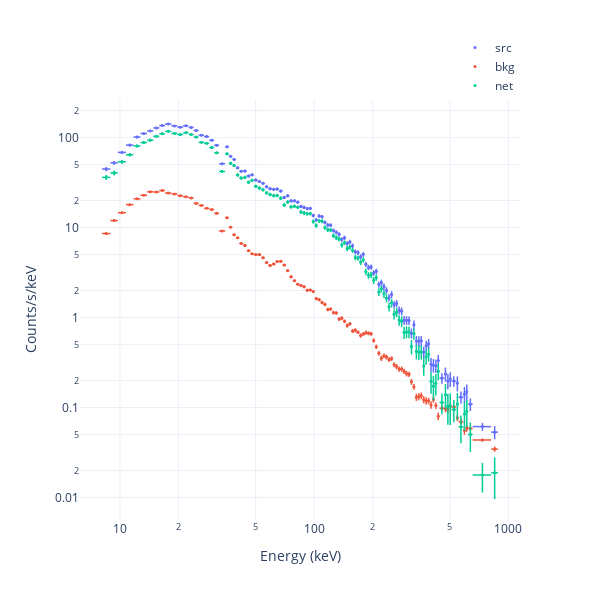

The code cell stored with this chart in its notebook:
### Code cell
fig = Plot.dataunit(me, style='CE', show=True)
